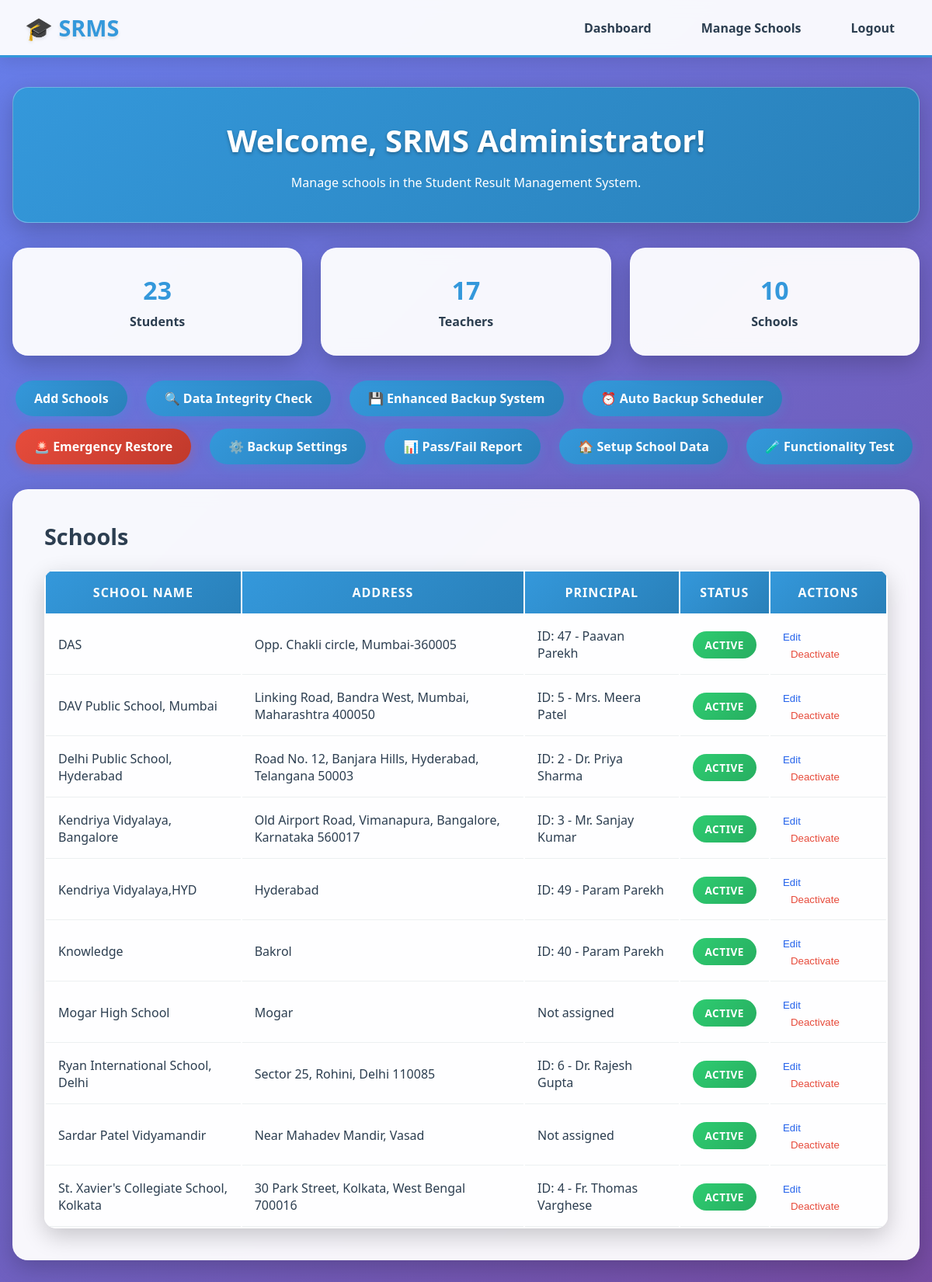
Before: /admin_dashboard.php (signed in) with the older database file.
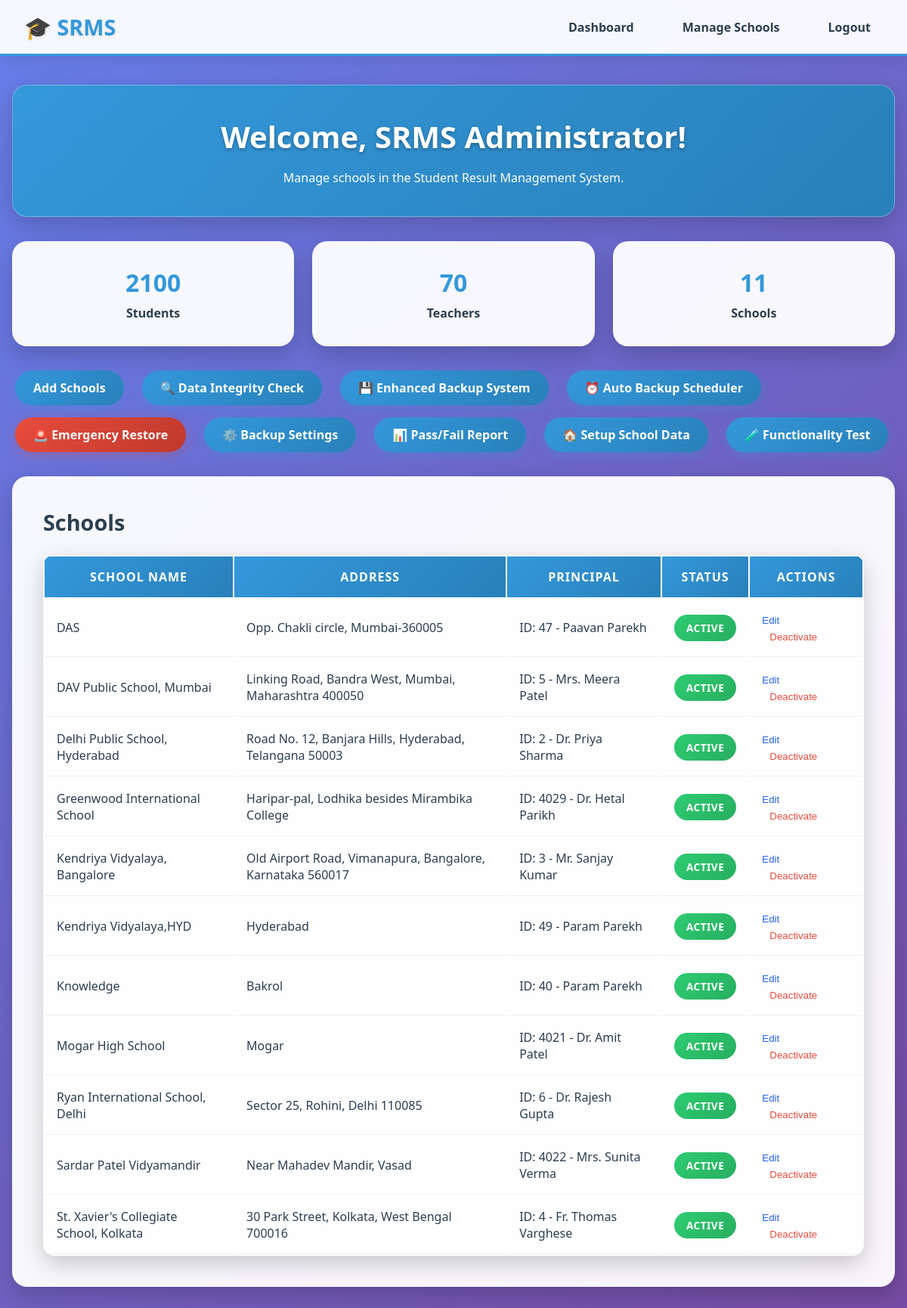
After: the same page with the newer database file.
### tables this page shows
CREATE TABLE `school` (
  `school_id` int(11) NOT NULL AUTO_INCREMENT,
  `school_name` varchar(255) NOT NULL,
  `school_address` varchar(255) DEFAULT NULL,
  `status` enum('active','inactive') DEFAULT 'active',
  `user_id` int(11) DEFAULT NULL,
  PRIMARY KEY (`school_id`),
  UNIQUE KEY `school_name` (`school_name`),
  KEY `user_id` (`user_id`),
  CONSTRAINT `school_ibfk_1` FOREIGN KEY (`user_id`) REFERENCES `user` (`user_id`)
);

CREATE TABLE `user` (
  `user_id` int(11) NOT NULL AUTO_INCREMENT,
  `username` varchar(255) NOT NULL,
  `password` varchar(255) NOT NULL,
  `fullname` varchar(255) NOT NULL,
  `role` enum('student','teacher','principal','admin') NOT NULL,
  `school_id` int(11) NOT NULL,
  `status` enum('active','inactive') DEFAULT 'active',
  PRIMARY KEY (`user_id`),
  UNIQUE KEY `username` (`username`),
  KEY `school_id` (`school_id`),
  CONSTRAINT `user_ibfk_1` FOREIGN KEY (`school_id`) REFERENCES `school` (`school_id`)
);

### admin_dashboard.php (the view, shortened to what this page needs)
<?php
require_once 'db_connect.php';
$schoolsQuery = "SELECT s.*, u.user_id as principal_user_id, u.fullname as principal_name
                 FROM School s
                 LEFT JOIN User u ON s.school_id = u.school_id AND u.role = 'principal'
                 ORDER BY s.school_name";
$schoolsResult = $conn->query($schoolsQuery);
$schools = [];
while ($row = $schoolsResult->fetch_assoc()) {
    $schools[$row['school_id']] = $row;
}
$studentsQuery = "SELECT COUNT(*) as count FROM Student";
$studentsResult = $conn->query($studentsQuery);
$studentCount = $studentsResult->fetch_assoc()['count'];
$teachersQuery = "SELECT COUNT(*) as count FROM Teacher";
$teachersResult = $conn->query($teachersQuery);
$teacherCount = $teachersResult->fetch_assoc()['count'];
$username = $_SESSION['fullname'];
?>
<!DOCTYPE html>
<html lang="en">
<head>
    <link rel="stylesheet" href="assets/css/iris-design-system.css">    <link rel="stylesheet" href="assets/css/iris-design-system.css">
</head>
<body>
    <nav class="navbar">
        <div class="logo">🎓 SRMS</div>
        <ul class="nav-links">
            <li><a href="admin_dashboard.php">Dashboard</a></li>
            <li><a href="manage_school.php">Manage Schools</a></li>
            <li><a href="logout.php">Logout</a></li>
        </ul>
    </nav>
    <div class="container">
        <div class="welcome-banner">
            <h1>Welcome, <?php echo htmlspecialchars($username); ?>!</h1>
            <p>Manage schools in the Student Result Management System.</p>
        </div>
        <div class="stats-container">
            <div class="stat-card">
                <div class="stat-value"><?php echo $studentCount; ?></div>
                <div class="stat-label">Students</div>
            </div>
            <div class="stat-card">
                <div class="stat-value"><?php echo $teacherCount; ?></div>
                <div class="stat-label">Teachers</div>
            </div>
            <div class="stat-card">
                <div class="stat-value"><?php echo count($schools); ?></div>
                <div class="stat-label">Schools</div>
            </div>
        </div>
        <div class="action-buttons">
            <a href="add_school.php" class="btn btn-secondary">Add Schools</a>
            <a href="data_integrity_check.php" class="btn btn-info">🔍 Data Integrity Check</a>
            <a href="enhanced_backup_system.php" class="btn btn-warning">💾 Enhanced Backup System</a>
            <a href="auto_backup_scheduler.php" class="btn btn-success">⏰ Auto Backup Scheduler</a>
            <a href="emergency_restore.php" class="btn btn-danger">🚨 Emergency Restore</a>
            <a href="backup_settings.php" class="btn">⚙️ Backup Settings</a>
            <a href="student_pass_fail_report.php" class="btn">📊 Pass/Fail Report</a>
            <a href="setup_complete_school_data.php" class="btn btn-success">🏠 Setup School Data</a>
            <a href="functionality_test.php" class="btn btn-info">🧪 Functionality Test</a>
        </div>
        <div class="card">
            <h2>Schools</h2>
            <table class="table">
                <thead>
                    <tr>
                        <th>School Name</th>
                        <th>Address</th>
                        <th>Principal</th>
                        <th>Status</th>
                        <th>Actions</th>
                    </tr>
                </thead>
                <tbody>
                    <?php foreach ($schools as $school): ?>
                        <tr>
                            <td><?php echo htmlspecialchars($school['school_name']); ?></td>
                            <td><?php echo htmlspecialchars($school['school_address']); ?></td>
                            <td><?php
                                if (isset($school['principal_name']) && $school['principal_name']) {
                                    echo "ID: {$school['principal_user_id']} - {$school['principal_name']}";
                                } else {
                                    echo 'Not assigned';
                                }
                            ?></td>
                            <td><span class="status-badge status-<?php echo strtolower($school['status'] ?? 'active'); ?>"><?php echo ucfirst($school['status'] ?? 'active'); ?></span></td>
                            <td>
                                <button onclick="editSchool(<?php echo $school['school_id']; ?>)" class="action-link" style="background:none;border:none;color:#2563eb;cursor:pointer;font-weight:500;">Edit</button>
                                <button onclick="toggleSchoolStatus(<?php echo $school['school_id']; ?>)" class="action-link" style="background:none;border:none;color:#e74c3c;cursor:pointer;font-weight:500;margin-left:10px;"><?php echo $school['status'] === 'active' ? 'Deactivate' : 'Activate'; ?></button>
                            </td>
                        </tr>
                    <?php endforeach; ?>
                </tbody>
            </table>
        </div>
    </div>
</body>
</html>

### assets/css/iris-design-system.css (style rules this page uses)
* { margin: 0; padding: 0; box-sizing: border-box; }
body { font-family: 'Segoe UI', Tahoma, Geneva, Verdana, sans-serif; background: linear-gradient(135deg, #667eea 0%, #764ba2 100%); color: #2c3e50; min-height: 100vh; padding-top: 80px; }
.navbar { position: fixed; width: 100%; top: 0; background: rgba(255,255,255,0.95); backdrop-filter: blur(10px); display: flex; justify-content: space-between; align-items: center; padding: 1rem 2rem; box-shadow: 0 4px 20px rgba(0,0,0,0.1); z-index: 1000; border-bottom: 3px solid #3498db; }
.logo { font-weight: 700; font-size: 1.8rem; color: #3498db; text-shadow: 0 2px 4px rgba(0,0,0,0.1); }
.nav-links { display: flex; gap: 2rem; list-style: none; }
.nav-links a { text-decoration: none; color: #2c3e50; font-weight: 600; transition: all 0.3s ease; padding: 0.5rem 1rem; border-radius: 25px; }
.container { max-width: 1400px; margin: 2rem auto; padding: 0 1rem; }
h1 { margin-bottom: 2rem; color: #fff; font-size: 2.5rem; text-align: center; text-shadow: 0 2px 4px rgba(0,0,0,0.3); }
h2 { color: #2c3e50; margin-bottom: 1.5rem; font-size: 1.8rem; font-weight: 700; }
.card, .add-form { background: rgba(255,255,255,0.95); border-radius: 20px; padding: 2.5rem; box-shadow: 0 10px 30px rgba(0,0,0,0.2); margin-bottom: 2rem; backdrop-filter: blur(10px); border: 1px solid rgba(255,255,255,0.3); }
.btn { background: linear-gradient(135deg, #3498db, #2980b9); color: white; border: none; padding: 0.75rem 1.5rem; border-radius: 25px; cursor: pointer; margin: 0 0.25rem; transition: all 0.3s ease; font-weight: 600; box-shadow: 0 4px 15px rgba(52, 152, 219, 0.3); text-decoration: none; display: inline-block; }
.btn-danger { background: linear-gradient(135deg, #e74c3c, #c0392b); box-shadow: 0 4px 15px rgba(231, 76, 60, 0.3); }
.table { width: 100%; background: rgba(255,255,255,0.95); border-radius: 15px; overflow: hidden; box-shadow: 0 10px 30px rgba(0,0,0,0.2); }
.table th { background: linear-gradient(135deg, #3498db, #2980b9); color: white; padding: 1rem; font-weight: 700; text-transform: uppercase; letter-spacing: 1px; }
.table td { padding: 1rem; border-bottom: 1px solid #ecf0f1; }
.dashboard-card, .stat-card { background: rgba(255,255,255,0.95); border-radius: 20px; padding: 2rem; box-shadow: 0 10px 30px rgba(0,0,0,0.2); backdrop-filter: blur(10px); border: 1px solid rgba(255,255,255,0.3); transition: all 0.3s ease; text-align: center; }
.dashboard-card h3, .stat-value { color: #3498db; font-size: 2rem; margin-bottom: 0.5rem; font-weight: 700; }
.dashboard-card p, .stat-label { color: #2c3e50; font-weight: 600; }
.welcome-banner { background: linear-gradient(135deg, #3498db, #2980b9); color: white; padding: 2.5rem; border-radius: 20px; margin-bottom: 2rem; box-shadow: 0 10px 30px rgba(0,0,0,0.2); backdrop-filter: blur(10px); border: 1px solid rgba(255,255,255,0.3); text-align: center; }
.welcome-banner h1 { font-size: 2.5rem; margin-bottom: 1rem; text-shadow: 0 2px 4px rgba(0,0,0,0.3); }
.action-link { color: #3498db; text-decoration: none; margin-right: 1rem; background: none; border: none; cursor: pointer; font-weight: 600; transition: all 0.3s ease; }
.stats-container { display: grid; grid-template-columns: repeat(auto-fit, minmax(250px, 1fr)); gap: 1.5rem; margin-bottom: 2rem; }
.action-buttons { display: flex; flex-wrap: wrap; gap: 1rem; margin-bottom: 2rem; }
.status-badge { padding: 0.5rem 1rem; border-radius: 20px; font-weight: 600; font-size: 0.85rem; text-transform: uppercase; letter-spacing: 0.5px; }
.status-active { background: linear-gradient(135deg, #2ecc71, #27ae60); color: white; }

Changed rows visible on the page:
added school: school_name "Greenwood International School", school_address "Haripar-pal, Lodhika besides Mirambika College", user.user_id "4029", user.fullname "Dr. Hetal Parikh", status "ACTIVE", shows "Deactivate"
shown differently, row unchanged: school "Mogar High School": user.user_id (not shown) → "4021"; user.fullname (not shown) → "Dr. Amit Patel"; text "Not assigned" → "ID: -"
shown differently, row unchanged: school "Sardar Patel Vidyamandir": user.user_id (not shown) → "4022"; user.fullname (not shown) → "Mrs. Sunita Verma"; text "Not assigned" → "ID: -"
Other visible differences:
$studentCount: "23" → "2100"
$teacherCount: "17" → "70"
count($schools): "10" → "11"
